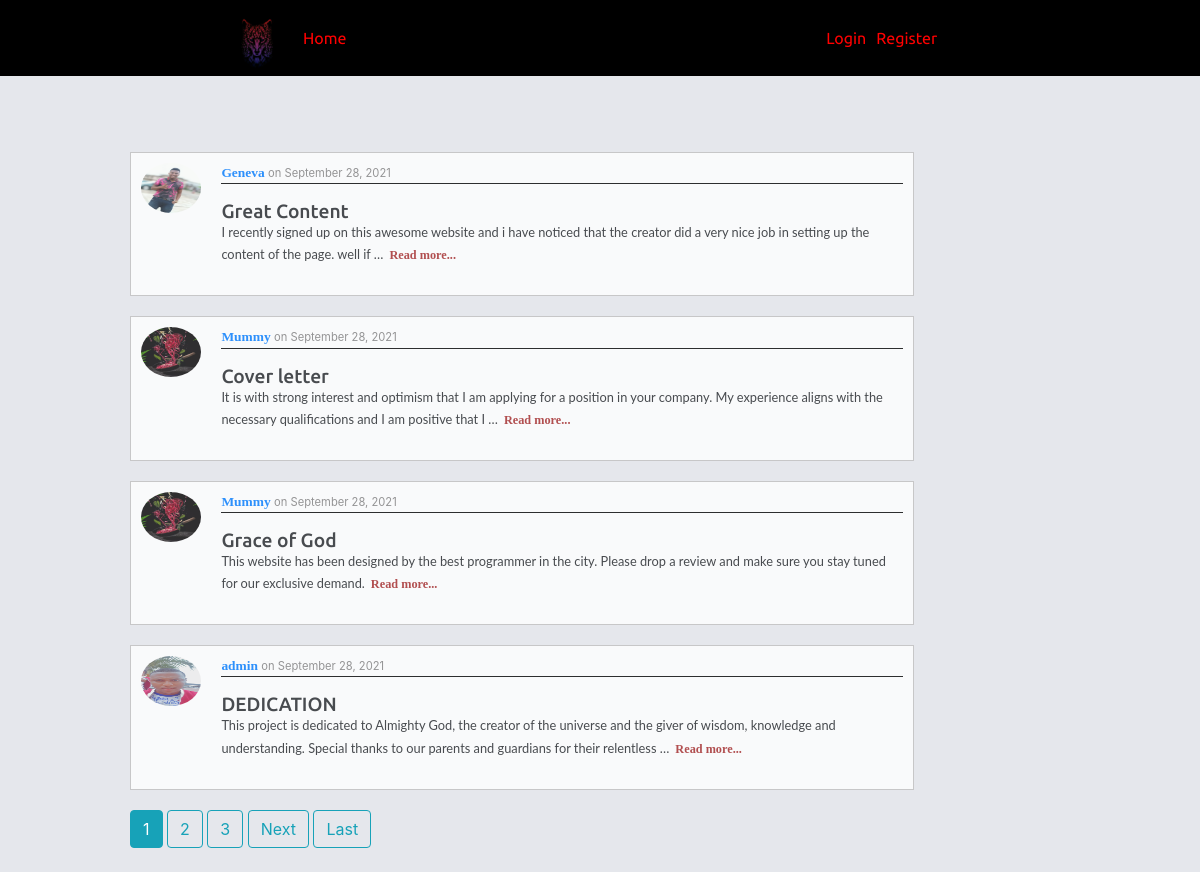
/posts/home/, run on an earlier commit of the app's database.
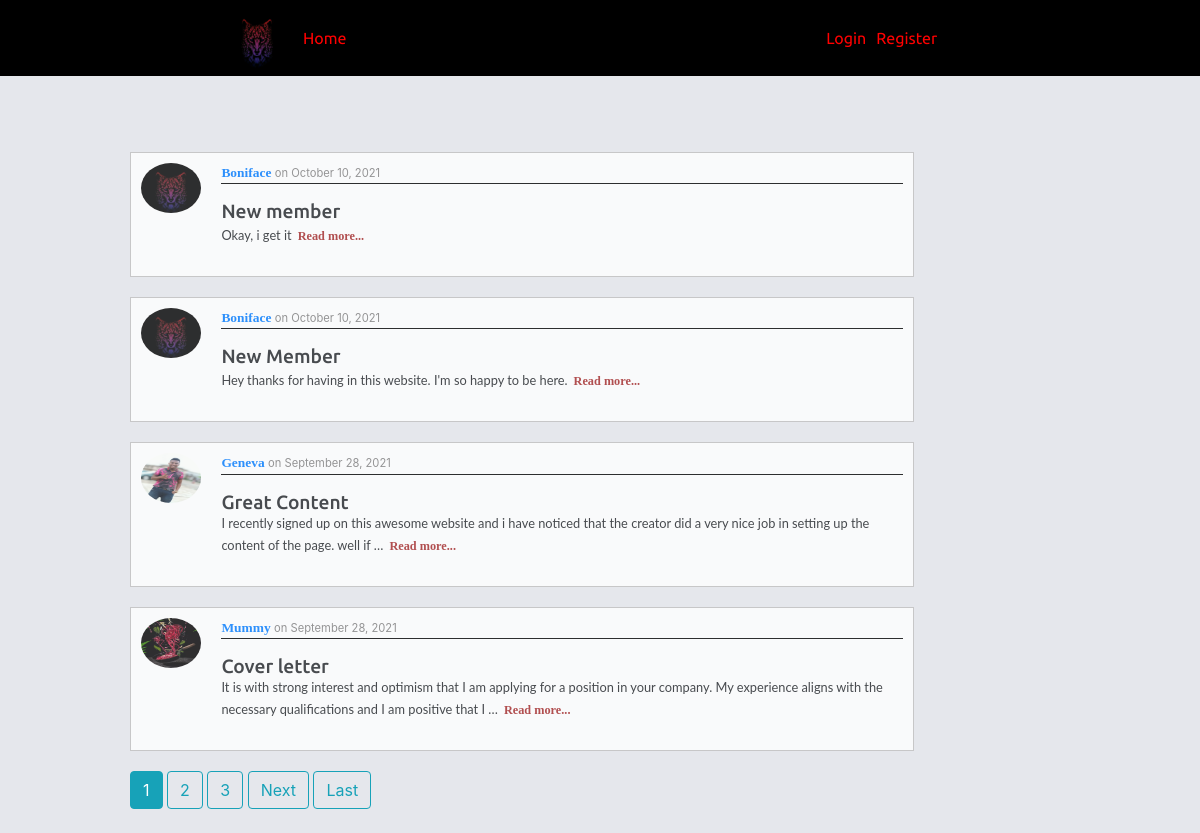
And on a later commit of the database.
### posts/models.py (models this page shows, shortened)
class postmode(models.Model):
    title = models.CharField(max_length=100)
    content = models.TextField()
    date_posted = models.DateTimeField(default=timezone.now)
    author = models.ForeignKey(User, on_delete=models.CASCADE)
    def get_absolute_url(self):
        return reverse('post-detail', kwargs={"id": self.id})

### users/models.py (models this page shows, shortened)
class Profile(models.Model):
     user = models.OneToOneField(User, on_delete=models.CASCADE)
     image = models.ImageField(default='default.jpg', upload_to='profile_pics')

### posts/views.py (the view)
# urls.py: path('home/', views.list_view.as_view(), name='post-home'),
class list_view(ListView):
    model = postmode
    template_name = "post_home.html"
    context_object_name = 'posts'
    ordering = ['-date_posted'] # it is use to set the post to the current one
    paginate_by = 4 #It is use to divide the posts in a single page

### posts/templates/post_home.html (shortened to what this page needs)
{% extends "post_base.html" %}
{% load static %}
{% block content %}
        {% for instance in posts %}
    <div class="second1">
        <img  width="40px;" src="{{ instance.author.profile.image.url}}">
       <div class="second">
          <p><span><a style="text-decoration: none;"
                      href="{% url 'user-post' instance.author.username %}">{{ instance.author}}</a>
          </span> on {{ instance.date_posted|date:"F d, Y" }}</p>
        <h2>{{ instance.title }}</h2>
        <div class="span1">{{ instance.content|truncatewords:30 }}<span class="span2"><a href="{{ instance.get_absolute_url }}">Read more...</a></span></div>
       </div>
    </div>
        {% endfor %}
    <div class="page">
       {% if is_paginated %}
         {% for num in page_obj.paginator.page_range %}
            {% if page_obj.number == num %}
                  <a class="btn btn-info mb-4" href="?page={{ num }}">{{ num }}</a>
              {% elif num > page_obj.number|add:'-3' and num < page_obj.number|add:'3' %}
                  <a class="btn btn-outline-info mb-4" href="?page={{ num }}">{{ num }}</a>
           {% endif %}
        {% endfor %}
         {% if page_obj.has_next %}
            <a class="btn btn-outline-info mb-4" href="?page={{ page_obj.next_page_number }}">Next</a>
            <a class="btn btn-outline-info mb-4" href="?page={{ page_obj.paginator.num_pages }}">Last</a>
           {% endif %}
        {% endif %}
    </div>
{% endblock %}

What changed in the data, as far as the page shows it:
no longer on this page (row unchanged): postmode: author.profile.image (picture), author "Mummy", date_posted "September 28, 2021", title "Grace of God", content "This website has been designed by the best programmer in the city. Please drop a review and make sure you stay tuned for our exclusive demand."
no longer on this page (row unchanged): postmode: author.profile.image (picture), author "admin", date_posted "September 28, 2021", title "DEDICATION", content "This project is dedicated to Almighty God, the creator of the universe and the giver of wisdom, knowledge and understanding. Special thanks to our parents and guardians for their relentless …"
added postmode: author.profile.image (picture), author "Boniface", date_posted "October 10, 2021", title "New member", content "Okay, i get it"
added postmode: author.profile.image (picture), author "Boniface", date_posted "October 10, 2021", title "New Member", content "Hey thanks for having in this website. I'm so happy to be here."
